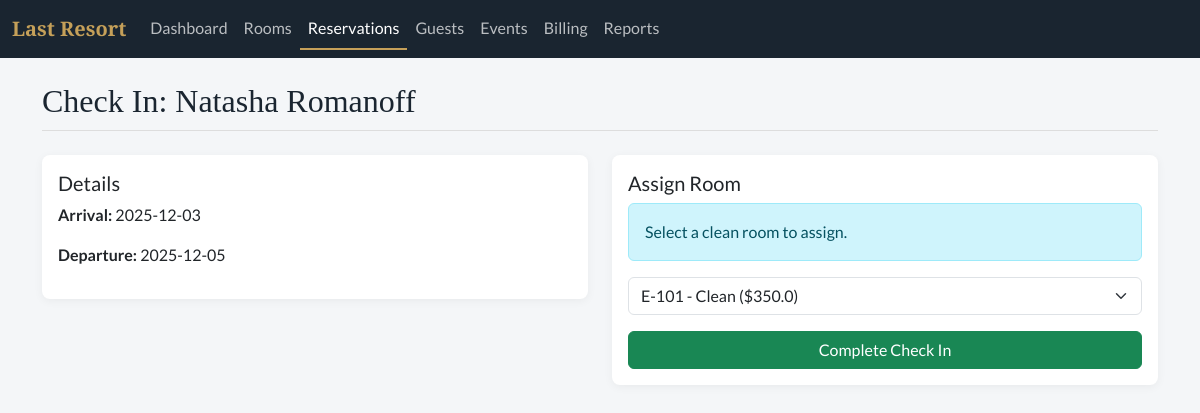
/checkin/7, run on an earlier commit of the app's database.
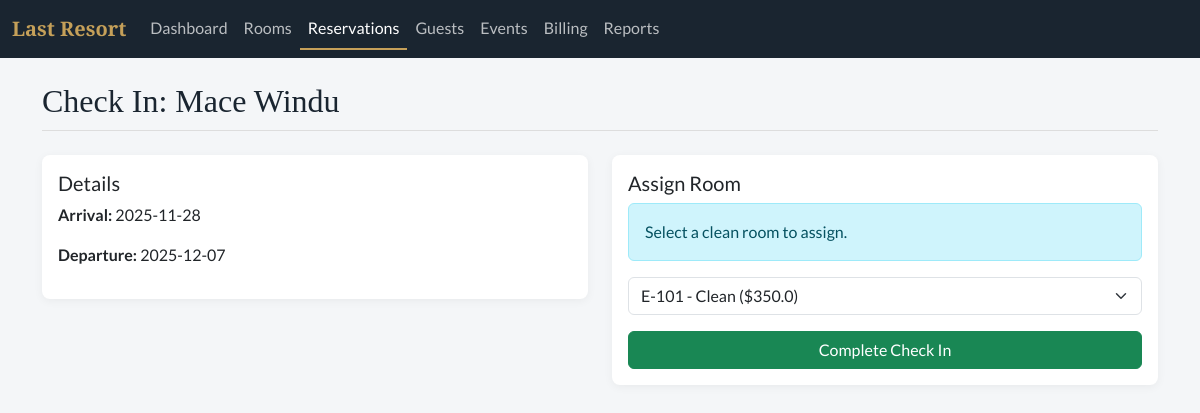
And on a later commit of the database.
### tables this page shows
CREATE TABLE reservation (
    resvId INTEGER PRIMARY KEY,
    partyId INTEGER, 
    dateCreated DATETIME DEFAULT CURRENT_TIMESTAMP,
    startDate DATE,
    roomId INTEGER,
    endDate DATE,
    status TEXT, 
    FOREIGN KEY(partyId) REFERENCES party(partyId),
    FOREIGN KEY(roomId) REFERENCES room(roomId)
);

### app.py (the view)
@app.route('/checkin/<int:resv_id>')
def checkin(resv_id):
    db = get_db()
    resv = db.execute("""
        SELECT r.resvId, r.startDate, r.endDate,
               COALESCE(pe.firstName || ' ' || pe.lastName, o.orgName) as guestName
        FROM reservation r
        LEFT JOIN person pe ON r.partyId = pe.partyId
        LEFT JOIN organization o ON r.partyId = o.partyId
        WHERE r.resvId = ?
    """, (resv_id,)).fetchone()
    available_rooms = db.execute("SELECT * FROM room WHERE currentStatus = 'Clean'").fetchall()
    return render_template('checkin.html', resv=resv, rooms=available_rooms, active_page='reservations')

### app.py (called while the page is built)
def get_db():
    db = getattr(g, '_database', None)
    if db is None:
        db = g._database = sqlite3.connect(DATABASE)
        db.row_factory = sqlite3.Row
    return db

@app.teardown_appcontext
def close_connection(exception):
    db = getattr(g, '_database', None)
    if db is not None:
        db.close()

### templates/checkin.html
{% extends "base.html" %}
{% block content %}
<h2>Check In: {{ resv.guestName }}</h2>
<div class="row mt-4">
    <div class="col-md-6">
        <div class="card p-3 mb-3">
            <h5>Details</h5>
            <p><strong>Arrival:</strong> {{ resv.startDate }}</p>
            <p><strong>Departure:</strong> {{ resv.endDate }}</p>
        </div>
    </div>
    <div class="col-md-6">
        <div class="card p-3">
            <h5>Assign Room</h5>
            <div class="alert alert-info">Select a clean room to assign.</div>
            <form>
                <select class="form-select mb-3">
                    {% for r in rooms %}
                    <option value="{{ r.roomId }}">{{ r.roomNumber }} - {{ r.currentStatus }} (${{ r.baseRate }})</option>
                    {% endfor %}
                </select>
                <button class="btn btn-success w-100">Complete Check In</button>
            </form>
        </div>
    </div>
</div>
{% endblock %}

What changed in the data, as far as the page shows it:
changed reservation: startDate "2025-12-03" → "2025-11-28"; endDate "2025-12-05" → "2025-12-07"
Also different on the page:
{{ resv.guestName }}: "Natasha Romanoff" → "Mace Windu"
